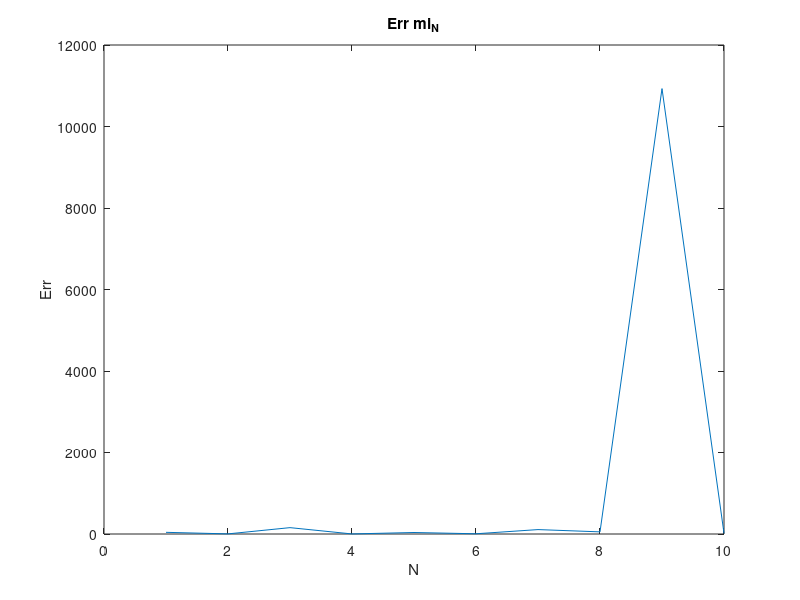
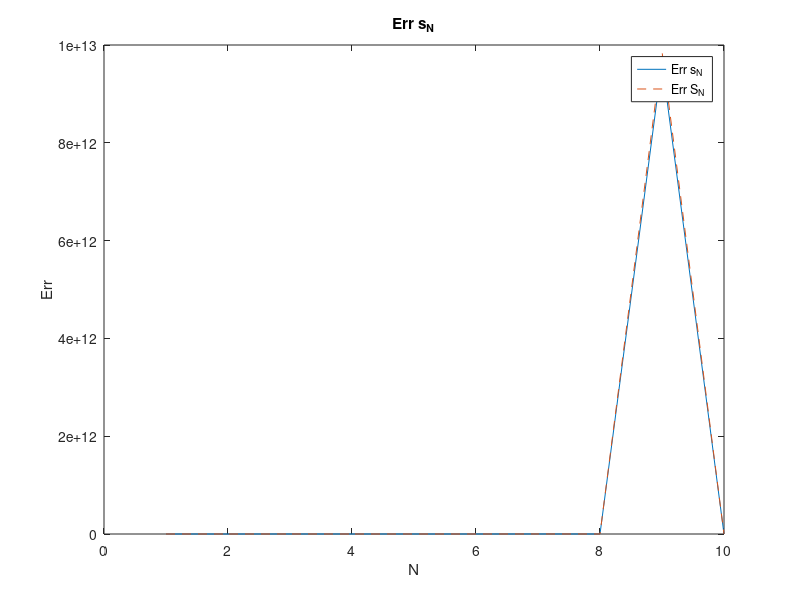

Reproduce these figures in MATLAB, in order.
clc;
close all;
clear all;
K=10; %liczba próbek
Err_mi_N=zeros(2,K);
Err_s_N=zeros(2,K);
Err_S_N=zeros(2,K);
L=10; %liczba eksperymentów
s=1; % liczba próbek (licznik)
for k=1:K
    s=s+10;
        for l=1:L
%% Generacja liczb losowych
            X=rand(); %zmienna inizjalizacyjna
            z=11111; %liczba zębów
            Xn=zeros(1,s); %macierz wynikowa

            for i = 1:s
                X = X*z-floor(X*z);
                Xn(1,i)=X;
            %     disp(X);
            end
%% lab 3 zad 3
            x_0=0;
            lambda=1;
            for i=1:s
                Xn(1,i)=x_0+lambda*tan(pi*(Xn(1,i)-1/2));
            end
        %% WYŚWIETLANIE WYNIKÓW
%               histogram(Xn);
        % title(['z = ', num2str(z), ', X_0 = 1, liczba próbek s = 10^6'])
        % xlabel('Przedziały klasowe wartości wygenerowanych liczb') 
        % ylabel('Liczebność wystąpień wygenerowanych liczb')
        %% Lab 3 zad 1
            % podpunkt a
        sum = 0;
        for m=1:size(Xn, 2)
           sum = sum + Xn(m);
        end
        mi_N=sum/size(Xn, 2);
        Err_mi_N(2,k)=Err_mi_N(2,k)+(mi_N-0)^2;
            % podpunkt b
        sum = 0;
        for m=1:size(Xn, 2)
           sum = sum + (Xn(m) - mi_N)^2;
        end
        s_N=sum/size(Xn, 2);
        Err_s_N(2,k)=Err_s_N(2,k)+(s_N-1)^2;
            % podpunkt c
        sum = 0;
        for m=1:size(Xn, 2)
           sum = sum + (Xn(m) - mi_N)^2;
        end
        S_N=sum/(size(Xn, 2)-1);
        Err_S_N(2,k)=Err_S_N(2,k) + (S_N-1)^2; 
        end
    %% lab 3 zadanie 2
    %a
        Err_mi_N(1,k)=k;
        Err_mi_N(2,k)=Err_mi_N(2,k)/L;
    %b
        Err_s_N(1,k)=k;
        Err_s_N(2,k)=Err_s_N(2,k)/L;
    %c
        Err_S_N(1,k)=k;
        Err_S_N(2,k)=Err_S_N(2,k)/L;
end
    figure(1)
    plot(Err_mi_N(1,:), Err_mi_N(2,:));
    title('Err mi_N')
    xlabel('N') 
    ylabel('Err')
    
    figure(2)
    plot(Err_s_N(1,:), Err_s_N(2,:));
    hold on
    title('Err s_N')
    xlabel('N') 
    ylabel('Err')
    
    plot(Err_S_N(1,:), Err_S_N(2,:), '--');
    legend('Err s_N','Err S_N')

















